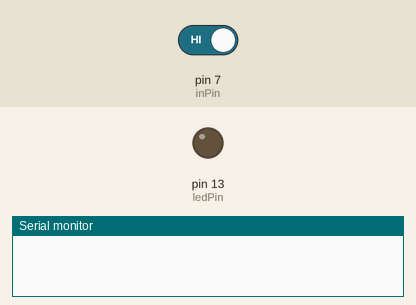
Recording of a sketch running on a simulated Arduino Uno, built with avr-gcc and run on an emulated ATmega328P. Parts: output pins drawn as LEDs (lit = HIGH), the last lines printed to the serial monitor. Inputs (shaded band) come from the test bench; at power-on: pin 7 (inPin) HIGH.

Above: at 1.2 s.
1.3 s: pin 7 (inPin) driven LOW
At 2.7 s:
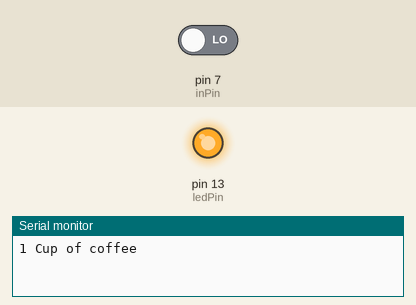
4.3 s: pin 7 (inPin) driven HIGH
At 5.0 s:
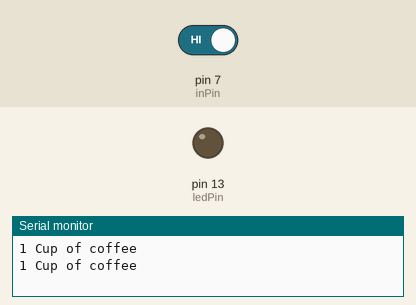
Timing chart, 0 to 7.3 s (numbered marks = the images above; inputs shaded):
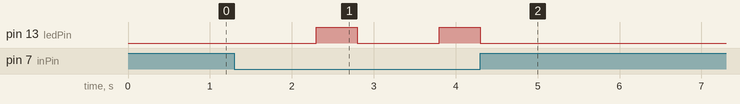

The sketch:

sketch_apr28e.ino
```cpp
int ledPin = 13; // choose the pin for the LED
int inPin = 7;   // choose the input pin (for a pushbutton)
int val = 0;     // variable for reading the pin status


void setup() {
  // put your setup code here, to run once:
  Serial.begin(9600);
  pinMode(ledPin, OUTPUT);  // declare LED as output
  pinMode(inPin, INPUT);
}

void loop() {
  val = digitalRead(inPin);

  if(val == LOW){
    delay(1000);
      if(val == LOW){

           Serial.println("1 Cup of coffee");
           digitalWrite(ledPin,HIGH);
           delay(500);
           digitalWrite(ledPin,LOW);
       }
   }
}
```

Measured:
- after the input at 1.3 s, pin 13 (ledPin): LOW → HIGH after 1.0 s, → LOW 0.50 s later, → HIGH 1.0 s later
- after the input at 4.3 s, pin 13 (ledPin): goes on until 4.3 s, then stays LOW
